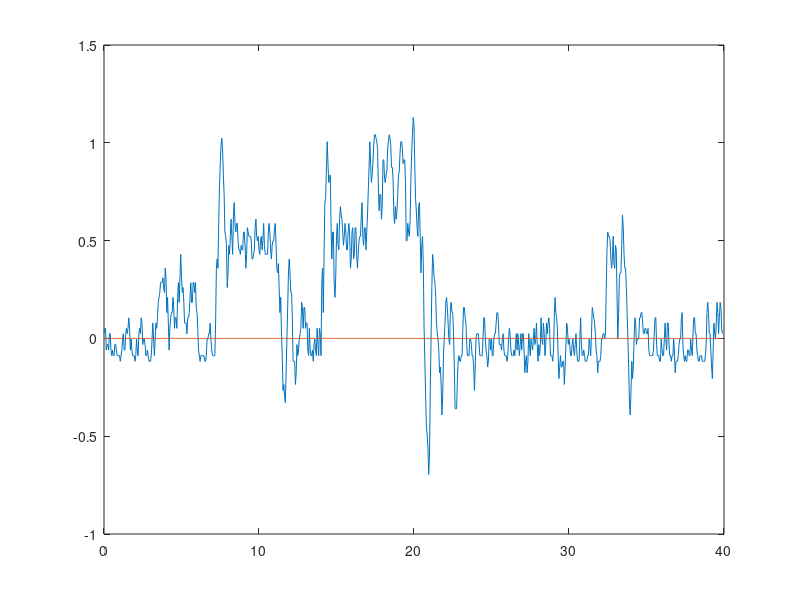

The MATLAB script that drew this image:
pextARX=[0.024178, 0.000000, -0.024178, 0.033262;
0.051515, 0.000000, -0.051515, 0.058680;
0.051515, 0.000000, -0.051515, 0.055176;
-0.059597, 0.000000, 0.059597, -0.097056;
-0.031375, 0.000000, 0.031375, -0.015936;
-0.031375, 0.000000, 0.031375, -0.082439;
-0.059597, 0.000000, 0.059597, -0.058684;
0.024178, 0.000000, -0.024178, 0.071812;
0.024178, 0.000000, -0.024178, 0.038601;
-0.059597, 0.000000, 0.059597, -0.050211;
-0.088125, 0.000000, 0.088125, -0.099042;
-0.059597, 0.000000, 0.059597, -0.094332;
-0.088125, 0.000000, 0.088125, -0.130694;
-0.088125, 0.000000, 0.088125, -0.061731;
-0.031375, 0.000000, 0.031375, 0.025420;
-0.031375, 0.000000, 0.031375, 0.006745;
-0.059597, 0.000000, 0.059597, -0.039992;
-0.088125, 0.000000, 0.088125, -0.112338;
-0.088125, 0.000000, 0.088125, -0.121021;
-0.088125, 0.000000, 0.088125, -0.111348;
-0.088125, 0.000000, 0.088125, -0.066231;
-0.116965, 0.000000, 0.116965, -0.082138;
-0.088125, 0.000000, 0.088125, -0.031165;
-0.059597, 0.000000, 0.059597, -0.048109;
-0.003450, 0.000000, 0.003450, 0.015092;
0.024178, 0.000000, -0.024178, 0.021699;
-0.059597, 0.000000, 0.059597, -0.075125;
-0.059597, 0.000000, 0.059597, -0.034930;
0.024178, 0.000000, -0.024178, 0.034363;
0.051515, 0.000000, -0.051515, 0.053628;
0.024178, 0.000000, -0.024178, 0.038562;
0.051515, 0.000000, -0.051515, 0.082087;
0.105339, 0.000000, -0.105339, 0.110289;
0.051515, 0.000000, -0.051515, 0.013322;
-0.059597, 0.000000, 0.059597, -0.101820;
-0.003450, 0.000000, 0.003450, 0.000339;
-0.059597, 0.000000, 0.059597, -0.123045;
-0.088125, 0.000000, 0.088125, -0.058526;
-0.088125, 0.000000, 0.088125, -0.077830;
-0.088125, 0.000000, 0.088125, -0.061786;
-0.116965, 0.000000, 0.116965, -0.120499;
-0.088125, 0.000000, 0.088125, -0.068472;
-0.003450, 0.000000, 0.003450, 0.016462;
-0.059597, 0.000000, 0.059597, -0.069878;
-0.088125, 0.000000, 0.088125, -0.050132;
0.024178, 0.000000, -0.024178, 0.062915;
0.051515, 0.000000, -0.051515, 0.040097;
0.024178, 0.000000, -0.024178, 0.035407;
0.105339, 0.000000, -0.105339, 0.143009;
0.078569, 0.000000, -0.078569, 0.047691;
-0.031375, 0.000000, 0.031375, -0.059290;
-0.003450, 0.000000, 0.003450, -0.009916;
-0.003450, 0.000000, 0.003450, -0.051613;
-0.031375, 0.000000, 0.031375, -0.032559;
-0.088125, 0.000000, 0.088125, -0.087303;
-0.088125, 0.000000, 0.088125, -0.057360;
-0.059597, 0.000000, 0.059597, -0.054545;
-0.088125, 0.000000, 0.088125, -0.100153;
-0.116965, 0.000000, 0.116965, -0.116541;
-0.116965, 0.000000, 0.116965, -0.111457;
-0.116965, 0.000000, 0.116965, -0.107996;
-0.088125, 0.000000, 0.088125, -0.057338;
-0.003450, 0.000000, 0.003450, 0.046838;
0.078569, 0.000000, -0.078569, 0.126517;
-0.003450, 0.000000, 0.003450, -0.011823;
-0.088125, 0.000000, 0.088125, -0.095722;
-0.003450, 0.000000, 0.003450, -0.016054;
0.078569, 0.000000, -0.078569, 0.048606;
0.051515, 0.000000, -0.051515, 0.059204;
0.105339, 0.000000, -0.105339, 0.188382;
0.184011, 0.000000, -0.184011, 0.228925;
0.209697, 0.000000, -0.209697, 0.212328;
0.235131, 0.000000, -0.235131, 0.207131;
0.285224, 0.000000, -0.285224, 0.246328;
0.285224, 0.000000, -0.285224, 0.238495;
0.285224, 0.000000, -0.285224, 0.274473;
0.309895, 0.000000, -0.309895, 0.302958;
0.260302, 0.000000, -0.260302, 0.214911;
0.235131, 0.000000, -0.235131, 0.194242;
0.358506, 0.000000, -0.358506, 0.337779;
0.309895, 0.000000, -0.309895, 0.223797;
0.131834, 0.000000, -0.131834, 0.080115;
0.209697, 0.000000, -0.209697, 0.221417;
0.078569, 0.000000, -0.078569, -0.061661;
-0.059597, 0.000000, 0.059597, -0.105881;
0.051515, 0.000000, -0.051515, 0.044046;
0.105339, 0.000000, -0.105339, 0.090099;
0.131834, 0.000000, -0.131834, 0.192286;
0.131834, 0.000000, -0.131834, 0.169407;
0.209697, 0.000000, -0.209697, 0.242892;
0.158056, 0.000000, -0.158056, 0.068272;
0.051515, 0.000000, -0.051515, -0.030463;
0.105339, 0.000000, -0.105339, 0.065596;
0.105339, 0.000000, -0.105339, 0.059709;
0.051515, 0.000000, -0.051515, 0.070689;
0.209697, 0.000000, -0.209697, 0.304870;
0.285224, 0.000000, -0.285224, 0.286048;
0.184011, 0.000000, -0.184011, 0.150186;
0.309895, 0.000000, -0.309895, 0.323651;
0.429651, 0.000000, -0.429651, 0.361700;
0.309895, 0.000000, -0.309895, 0.235055;
0.235131, 0.000000, -0.235131, 0.220644;
0.260302, 0.000000, -0.260302, 0.219360;
0.184011, 0.000000, -0.184011, 0.087056;
0.078569, 0.000000, -0.078569, 0.003532;
0.078569, 0.000000, -0.078569, 0.039946;
0.078569, 0.000000, -0.078569, 0.045929;
0.024178, 0.000000, -0.024178, 0.015423;
0.105339, 0.000000, -0.105339, 0.156207;
0.105339, 0.000000, -0.105339, 0.081006;
0.131834, 0.000000, -0.131834, 0.149080;
0.209697, 0.000000, -0.209697, 0.197872;
0.285224, 0.000000, -0.285224, 0.284351;
0.184011, 0.000000, -0.184011, 0.126853;
0.184011, 0.000000, -0.184011, 0.193370;
0.285224, 0.000000, -0.285224, 0.251702;
0.285224, 0.000000, -0.285224, 0.234201;
0.235131, 0.000000, -0.235131, 0.207547;
0.285224, 0.000000, -0.285224, 0.289192;
0.158056, 0.000000, -0.158056, 0.061066;
0.131834, 0.000000, -0.131834, 0.110777;
0.051515, 0.000000, -0.051515, -0.063822;
-0.059597, 0.000000, 0.059597, -0.118457;
-0.088125, 0.000000, 0.088125, -0.118287;
-0.116965, 0.000000, 0.116965, -0.125500;
-0.088125, 0.000000, 0.088125, -0.047870;
-0.088125, 0.000000, 0.088125, -0.067758;
-0.088125, 0.000000, 0.088125, -0.059505;
-0.088125, 0.000000, 0.088125, -0.091481;
-0.088125, 0.000000, 0.088125, -0.097273;
-0.116965, 0.000000, 0.116965, -0.136212;
-0.116965, 0.000000, 0.116965, -0.103133;
-0.088125, 0.000000, 0.088125, -0.063619;
-0.003450, 0.000000, 0.003450, 0.053297;
-0.003450, 0.000000, 0.003450, 0.013720;
0.024178, 0.000000, -0.024178, 0.067712;
0.024178, 0.000000, -0.024178, 0.005317;
0.078569, 0.000000, -0.078569, 0.085685;
-0.003450, 0.000000, 0.003450, -0.067873;
-0.059597, 0.000000, 0.059597, -0.056586;
-0.088125, 0.000000, 0.088125, -0.115992;
-0.088125, 0.000000, 0.088125, -0.084449;
-0.088125, 0.000000, 0.088125, -0.086363;
-0.088125, 0.000000, 0.088125, -0.061745;
0.078569, 0.000000, -0.078569, 0.163902;
0.358506, 0.000000, -0.358506, 0.459268;
0.406168, 0.000000, -0.406168, 0.440457;
0.358506, 0.000000, -0.358506, 0.390791;
0.587846, 0.000000, -0.587846, 0.618993;
0.776551, 0.000000, -0.776551, 0.691650;
0.894062, 0.000000, -0.894062, 0.867300;
0.987357, 0.000000, -0.987357, 0.976085;
1.023565, 0.000000, -1.023565, 0.993174;
0.969022, 0.000000, -0.969022, 0.850692;
0.836090, 0.000000, -0.836090, 0.630173;
0.735952, 0.000000, -0.735952, 0.505855;
0.543721, 0.000000, -0.543721, 0.291121;
0.521344, 0.000000, -0.521344, 0.429533;
0.475939, 0.000000, -0.475939, 0.387950;
0.260302, 0.000000, -0.260302, 0.193347;
0.334322, 0.000000, -0.334322, 0.348541;
0.475939, 0.000000, -0.475939, 0.390762;
0.429651, 0.000000, -0.429651, 0.334615;
0.521344, 0.000000, -0.521344, 0.532074;
0.609598, 0.000000, -0.609598, 0.579018;
0.521344, 0.000000, -0.521344, 0.455115;
0.429651, 0.000000, -0.429651, 0.340860;
0.631147, 0.000000, -0.631147, 0.582395;
0.694607, 0.000000, -0.694607, 0.556130;
0.587846, 0.000000, -0.587846, 0.528801;
0.543721, 0.000000, -0.543721, 0.509329;
0.587846, 0.000000, -0.587846, 0.523980;
0.587846, 0.000000, -0.587846, 0.461806;
0.498749, 0.000000, -0.498749, 0.361585;
0.452908, 0.000000, -0.452908, 0.357066;
0.452908, 0.000000, -0.452908, 0.375299;
0.429651, 0.000000, -0.429651, 0.365350;
0.475939, 0.000000, -0.475939, 0.452661;
0.452908, 0.000000, -0.452908, 0.379799;
0.452908, 0.000000, -0.452908, 0.404568;
0.543721, 0.000000, -0.543721, 0.487888;
0.543721, 0.000000, -0.543721, 0.455929;
0.475939, 0.000000, -0.475939, 0.404409;
0.358506, 0.000000, -0.358506, 0.255633;
0.429651, 0.000000, -0.429651, 0.380900;
0.565887, 0.000000, -0.565887, 0.495122;
0.543721, 0.000000, -0.543721, 0.485998;
0.521344, 0.000000, -0.521344, 0.514857;
0.521344, 0.000000, -0.521344, 0.468467;
0.521344, 0.000000, -0.521344, 0.424658;
0.498749, 0.000000, -0.498749, 0.369442;
0.406168, 0.000000, -0.406168, 0.275017;
0.406168, 0.000000, -0.406168, 0.349567;
0.429651, 0.000000, -0.429651, 0.377939;
0.452908, 0.000000, -0.452908, 0.434122;
0.565887, 0.000000, -0.565887, 0.568142;
0.609598, 0.000000, -0.609598, 0.555964;
0.521344, 0.000000, -0.521344, 0.428149;
0.498749, 0.000000, -0.498749, 0.407842;
0.521344, 0.000000, -0.521344, 0.401308;
0.452908, 0.000000, -0.452908, 0.330784;
0.429651, 0.000000, -0.429651, 0.379076;
0.498749, 0.000000, -0.498749, 0.475106;
0.521344, 0.000000, -0.521344, 0.479247;
0.452908, 0.000000, -0.452908, 0.383744;
0.498749, 0.000000, -0.498749, 0.448556;
0.587846, 0.000000, -0.587846, 0.500246;
0.475939, 0.000000, -0.475939, 0.350790;
0.429651, 0.000000, -0.429651, 0.384200;
0.429651, 0.000000, -0.429651, 0.346137;
0.429651, 0.000000, -0.429651, 0.359346;
0.429651, 0.000000, -0.429651, 0.359799;
0.543721, 0.000000, -0.543721, 0.533798;
0.587846, 0.000000, -0.587846, 0.538492;
0.543721, 0.000000, -0.543721, 0.501107;
0.452908, 0.000000, -0.452908, 0.355156;
0.406168, 0.000000, -0.406168, 0.287014;
0.475939, 0.000000, -0.475939, 0.370436;
0.498749, 0.000000, -0.498749, 0.410335;
0.498749, 0.000000, -0.498749, 0.489557;
0.565887, 0.000000, -0.565887, 0.585994;
0.587846, 0.000000, -0.587846, 0.545541;
0.475939, 0.000000, -0.475939, 0.350525;
0.358506, 0.000000, -0.358506, 0.202467;
0.334322, 0.000000, -0.334322, 0.188286;
0.382454, 0.000000, -0.382454, 0.300819;
0.260302, 0.000000, -0.260302, 0.193019;
0.131834, 0.000000, -0.131834, 0.137526;
0.209697, 0.000000, -0.209697, 0.213033;
0.024178, 0.000000, -0.024178, -0.144431;
-0.088125, 0.000000, 0.088125, -0.157773;
-0.265970, 0.000000, 0.265970, -0.422174;
-0.235505, 0.000000, 0.235505, -0.210116;
-0.296775, 0.000000, 0.296775, -0.327714;
-0.327925, 0.000000, 0.327925, -0.223964;
-0.175583, 0.000000, 0.175583, -0.070283;
-0.003450, 0.000000, 0.003450, 0.077218;
0.158056, 0.000000, -0.158056, 0.234986;
0.334322, 0.000000, -0.334322, 0.413276;
0.406168, 0.000000, -0.406168, 0.429073;
0.334322, 0.000000, -0.334322, 0.295180;
0.235131, 0.000000, -0.235131, 0.141406;
0.235131, 0.000000, -0.235131, 0.129225;
0.105339, 0.000000, -0.105339, -0.045992;
-0.116965, 0.000000, 0.116965, -0.198806;
-0.116965, 0.000000, 0.116965, -0.095754;
-0.116965, 0.000000, 0.116965, -0.130487;
-0.235505, 0.000000, 0.235505, -0.239984;
-0.175583, 0.000000, 0.175583, -0.116213;
-0.031375, 0.000000, 0.031375, 0.000238;
-0.088125, 0.000000, 0.088125, -0.094035;
-0.059597, 0.000000, 0.059597, 0.014046;
-0.003450, 0.000000, 0.003450, 0.007838;
0.024178, 0.000000, -0.024178, 0.034140;
0.051515, 0.000000, -0.051515, 0.051101;
0.184011, 0.000000, -0.184011, 0.230554;
0.158056, 0.000000, -0.158056, 0.134074;
0.051515, 0.000000, -0.051515, 0.049813;
0.158056, 0.000000, -0.158056, 0.175316;
0.158056, 0.000000, -0.158056, 0.077577;
0.051515, 0.000000, -0.051515, 0.009058;
0.078569, 0.000000, -0.078569, 0.087035;
0.078569, 0.000000, -0.078569, 0.054356;
-0.059597, 0.000000, 0.059597, -0.100858;
-0.088125, 0.000000, 0.088125, -0.088336;
0.051515, 0.000000, -0.051515, 0.060064;
-0.059597, 0.000000, 0.059597, -0.126132;
-0.088125, 0.000000, 0.088125, -0.027129;
-0.088125, 0.000000, 0.088125, -0.097794;
-0.059597, 0.000000, 0.059597, -0.038712;
-0.116965, 0.000000, 0.116965, -0.155573;
-0.031375, 0.000000, 0.031375, 0.024389;
-0.003450, 0.000000, 0.003450, -0.012299;
-0.059597, 0.000000, 0.059597, -0.032270;
-0.088125, 0.000000, 0.088125, -0.078067;
0.051515, 0.000000, -0.051515, 0.092810;
-0.031375, 0.000000, 0.031375, -0.105457;
-0.088125, 0.000000, 0.088125, -0.059021;
0.051515, 0.000000, -0.051515, 0.088007;
0.024178, 0.000000, -0.024178, 0.000145;
-0.088125, 0.000000, 0.088125, -0.082030;
0.285224, 0.000000, -0.285224, 0.431608;
0.358506, 0.000000, -0.358506, 0.300317;
0.131834, 0.000000, -0.131834, 0.138305;
0.452908, 0.000000, -0.452908, 0.578618;
0.694607, 0.000000, -0.694607, 0.626953;
0.715376, 0.000000, -0.715376, 0.708032;
0.874910, 0.000000, -0.874910, 0.918179;
1.005538, 0.000000, -1.005538, 0.973755;
0.894062, 0.000000, -0.894062, 0.758419;
0.796576, 0.000000, -0.796576, 0.644969;
0.816422, 0.000000, -0.816422, 0.631043;
0.836090, 0.000000, -0.836090, 0.672946;
0.565887, 0.000000, -0.565887, 0.381731;
0.406168, 0.000000, -0.406168, 0.350067;
0.543721, 0.000000, -0.543721, 0.487915;
0.543721, 0.000000, -0.543721, 0.412006;
0.285224, 0.000000, -0.285224, 0.149089;
0.209697, 0.000000, -0.209697, 0.157415;
0.309895, 0.000000, -0.309895, 0.233677;
0.521344, 0.000000, -0.521344, 0.521107;
0.587846, 0.000000, -0.587846, 0.585778;
0.475939, 0.000000, -0.475939, 0.482827;
0.452908, 0.000000, -0.452908, 0.422619;
0.609598, 0.000000, -0.609598, 0.513970;
0.673648, 0.000000, -0.673648, 0.514472;
0.631147, 0.000000, -0.631147, 0.545086;
0.609598, 0.000000, -0.609598, 0.583726;
0.543721, 0.000000, -0.543721, 0.483809;
0.475939, 0.000000, -0.475939, 0.376708;
0.521344, 0.000000, -0.521344, 0.406379;
0.587846, 0.000000, -0.587846, 0.472265;
0.543721, 0.000000, -0.543721, 0.461844;
0.452908, 0.000000, -0.452908, 0.414657;
0.452908, 0.000000, -0.452908, 0.419291;
0.543721, 0.000000, -0.543721, 0.477387;
0.587846, 0.000000, -0.587846, 0.489623;
0.521344, 0.000000, -0.521344, 0.425670;
0.358506, 0.000000, -0.358506, 0.252823;
0.406168, 0.000000, -0.406168, 0.365458;
0.543721, 0.000000, -0.543721, 0.470385;
0.565887, 0.000000, -0.565887, 0.511596;
0.406168, 0.000000, -0.406168, 0.335449;
0.429651, 0.000000, -0.429651, 0.419568;
0.565887, 0.000000, -0.565887, 0.481804;
0.565887, 0.000000, -0.565887, 0.458080;
0.429651, 0.000000, -0.429651, 0.332851;
0.358506, 0.000000, -0.358506, 0.298045;
0.429651, 0.000000, -0.429651, 0.369551;
0.498749, 0.000000, -0.498749, 0.427669;
0.521344, 0.000000, -0.521344, 0.481901;
0.521344, 0.000000, -0.521344, 0.494882;
0.631147, 0.000000, -0.631147, 0.628343;
0.694607, 0.000000, -0.694607, 0.620103;
0.521344, 0.000000, -0.521344, 0.374516;
0.475939, 0.000000, -0.475939, 0.383553;
0.565887, 0.000000, -0.565887, 0.450107;
0.565887, 0.000000, -0.565887, 0.467377;
0.452908, 0.000000, -0.452908, 0.390203;
0.543721, 0.000000, -0.543721, 0.565859;
0.631147, 0.000000, -0.631147, 0.563562;
0.756343, 0.000000, -0.756343, 0.729546;
0.874910, 0.000000, -0.874910, 0.816136;
1.005538, 0.000000, -1.005538, 0.979864;
0.894062, 0.000000, -0.894062, 0.755223;
0.796576, 0.000000, -0.796576, 0.681123;
0.836090, 0.000000, -0.836090, 0.661304;
0.894062, 0.000000, -0.894062, 0.728154;
0.987357, 0.000000, -0.987357, 0.905960;
1.041439, 0.000000, -1.041439, 1.004706;
1.041439, 0.000000, -1.041439, 1.001638;
1.023565, 0.000000, -1.023565, 0.908954;
1.005538, 0.000000, -1.005538, 0.806955;
0.969022, 0.000000, -0.969022, 0.732544;
0.776551, 0.000000, -0.776551, 0.526539;
0.652497, 0.000000, -0.652497, 0.513591;
0.735952, 0.000000, -0.735952, 0.664378;
0.735952, 0.000000, -0.735952, 0.639624;
0.609598, 0.000000, -0.609598, 0.516624;
0.673648, 0.000000, -0.673648, 0.616746;
0.913049, 0.000000, -0.913049, 0.837990;
0.913049, 0.000000, -0.913049, 0.777327;
0.816422, 0.000000, -0.816422, 0.743670;
0.796576, 0.000000, -0.796576, 0.697696;
0.836090, 0.000000, -0.836090, 0.698180;
0.855585, 0.000000, -0.855585, 0.693291;
0.969022, 0.000000, -0.969022, 0.886959;
1.005538, 0.000000, -1.005538, 0.914712;
1.041439, 0.000000, -1.041439, 1.003249;
1.023565, 0.000000, -1.023565, 0.902080;
0.987357, 0.000000, -0.987357, 0.823488;
0.874910, 0.000000, -0.874910, 0.630028;
0.874910, 0.000000, -0.874910, 0.702397;
0.816422, 0.000000, -0.816422, 0.631369;
0.631147, 0.000000, -0.631147, 0.499888;
0.587846, 0.000000, -0.587846, 0.514309;
0.673648, 0.000000, -0.673648, 0.579726;
0.609598, 0.000000, -0.609598, 0.458054;
0.652497, 0.000000, -0.652497, 0.598384;
0.735952, 0.000000, -0.735952, 0.657216;
0.836090, 0.000000, -0.836090, 0.804196;
0.855585, 0.000000, -0.855585, 0.779032;
0.950526, 0.000000, -0.950526, 0.905151;
1.005538, 0.000000, -1.005538, 0.874012;
1.005538, 0.000000, -1.005538, 0.871119;
0.969022, 0.000000, -0.969022, 0.808353;
0.894062, 0.000000, -0.894062, 0.729906;
0.913049, 0.000000, -0.913049, 0.784406;
0.913049, 0.000000, -0.913049, 0.766590;
0.796576, 0.000000, -0.796576, 0.648498;
0.498749, 0.000000, -0.498749, 0.292058;
0.498749, 0.000000, -0.498749, 0.389920;
0.587846, 0.000000, -0.587846, 0.417083;
0.543721, 0.000000, -0.543721, 0.446100;
0.521344, 0.000000, -0.521344, 0.511241;
0.609598, 0.000000, -0.609598, 0.622649;
0.816422, 0.000000, -0.816422, 0.811553;
0.950526, 0.000000, -0.950526, 0.876771;
1.041439, 0.000000, -1.041439, 0.974474;
1.128574, 0.000000, -1.128574, 1.041408;
1.094155, 0.000000, -1.094155, 0.949085;
0.874910, 0.000000, -0.874910, 0.656139;
0.715376, 0.000000, -0.715376, 0.497131;
0.652497, 0.000000, -0.652497, 0.419864;
0.565887, 0.000000, -0.565887, 0.379636;
0.521344, 0.000000, -0.521344, 0.446324;
0.673648, 0.000000, -0.673648, 0.708077;
0.694607, 0.000000, -0.694607, 0.654511;
0.521344, 0.000000, -0.521344, 0.426603;
0.334322, 0.000000, -0.334322, 0.151725;
0.475939, 0.000000, -0.475939, 0.341952;
0.521344, 0.000000, -0.521344, 0.337936;
0.382454, 0.000000, -0.382454, 0.340147;
0.051515, 0.000000, -0.051515, -0.013800;
-0.116965, 0.000000, 0.116965, -0.164506;
-0.296775, 0.000000, 0.296775, -0.521432;
-0.456134, 0.000000, 0.456134, -0.628290;
-0.489111, 0.000000, 0.489111, -0.546017;
-0.556236, 0.000000, 0.556236, -0.495347;
-0.695328, 0.000000, 0.695328, -0.566831;
-0.590393, 0.000000, 0.590393, -0.406932;
-0.265970, 0.000000, 0.265970, -0.141879;
-0.003450, 0.000000, 0.003450, 0.085422;
0.260302, 0.000000, -0.260302, 0.422638;
0.429651, 0.000000, -0.429651, 0.560698;
0.382454, 0.000000, -0.382454, 0.414629;
0.309895, 0.000000, -0.309895, 0.244341;
0.285224, 0.000000, -0.285224, 0.117445;
0.209697, 0.000000, -0.209697, 0.024347;
0.078569, 0.000000, -0.078569, -0.019893;
0.024178, 0.000000, -0.024178, 0.047866;
-0.003450, 0.000000, 0.003450, 0.039328;
-0.059597, 0.000000, 0.059597, -0.046496;
-0.175583, 0.000000, 0.175583, -0.237209;
-0.146114, 0.000000, 0.146114, -0.181600;
-0.235505, 0.000000, 0.235505, -0.334705;
-0.391298, 0.000000, 0.391298, -0.396781;
-0.296775, 0.000000, 0.296775, -0.198293;
-0.088125, 0.000000, 0.088125, 0.021841;
-0.003450, 0.000000, 0.003450, 0.092238;
0.078569, 0.000000, -0.078569, 0.188190;
0.184011, 0.000000, -0.184011, 0.225967;
0.209697, 0.000000, -0.209697, 0.174532;
0.158056, 0.000000, -0.158056, 0.088250;
0.078569, 0.000000, -0.078569, 0.006795;
-0.003450, 0.000000, 0.003450, -0.060424;
-0.031375, 0.000000, 0.031375, -0.048700;
0.158056, 0.000000, -0.158056, 0.231110;
0.184011, 0.000000, -0.184011, 0.190150;
0.131834, 0.000000, -0.131834, 0.186488;
0.131834, 0.000000, -0.131834, 0.124451;
0.024178, 0.000000, -0.024178, -0.083481;
-0.146114, 0.000000, 0.146114, -0.273821;
-0.359434, 0.000000, 0.359434, -0.488041;
-0.359434, 0.000000, 0.359434, -0.353232;
-0.359434, 0.000000, 0.359434, -0.340360;
-0.205380, 0.000000, 0.205380, -0.027896;
-0.116965, 0.000000, 0.116965, -0.006070;
-0.088125, 0.000000, 0.088125, 0.017690;
-0.116965, 0.000000, 0.116965, -0.131144;
-0.116965, 0.000000, 0.116965, -0.161483;
-0.088125, 0.000000, 0.088125, -0.145521;
-0.088125, 0.000000, 0.088125, -0.087251;
0.051515, 0.000000, -0.051515, 0.171910;
0.158056, 0.000000, -0.158056, 0.257171;
0.158056, 0.000000, -0.158056, 0.222957;
0.105339, 0.000000, -0.105339, 0.077368;
0.078569, 0.000000, -0.078569, -0.010696;
-0.031375, 0.000000, 0.031375, -0.175496;
-0.088125, 0.000000, 0.088125, -0.134883;
-0.088125, 0.000000, 0.088125, -0.074568;
-0.088125, 0.000000, 0.088125, -0.019003;
-0.003450, 0.000000, 0.003450, 0.093705;
-0.003450, 0.000000, 0.003450, 0.007032;
-0.031375, 0.000000, 0.031375, -0.043131;
-0.088125, 0.000000, 0.088125, -0.156362;
-0.088125, 0.000000, 0.088125, -0.116289;
-0.146114, 0.000000, 0.146114, -0.180097;
-0.265970, 0.000000, 0.265970, -0.255659;
-0.146114, 0.000000, 0.146114, -0.050276;
-0.003450, 0.000000, 0.003450, 0.042428;
0.024178, 0.000000, -0.024178, 0.077022;
0.024178, 0.000000, -0.024178, 0.067211;
0.024178, 0.000000, -0.024178, 0.025793;
-0.031375, 0.000000, 0.031375, -0.087727;
-0.088125, 0.000000, 0.088125, -0.141819;
-0.088125, 0.000000, 0.088125, -0.110117;
-0.088125, 0.000000, 0.088125, -0.077088;
-0.088125, 0.000000, 0.088125, -0.037356;
-0.003450, 0.000000, 0.003450, 0.074797;
0.105339, 0.000000, -0.105339, 0.154591;
0.105339, 0.000000, -0.105339, 0.103873;
-0.003450, 0.000000, 0.003450, -0.044819;
-0.059597, 0.000000, 0.059597, -0.103594;
-0.088125, 0.000000, 0.088125, -0.153071;
-0.146114, 0.000000, 0.146114, -0.182603;
-0.116965, 0.000000, 0.116965, -0.072980;
-0.003450, 0.000000, 0.003450, 0.079136;
-0.003450, 0.000000, 0.003450, 0.043367;
-0.059597, 0.000000, 0.059597, -0.031682;
-0.003450, 0.000000, 0.003450, -0.001584;
-0.088125, 0.000000, 0.088125, -0.188214;
-0.088125, 0.000000, 0.088125, -0.089668;
-0.003450, 0.000000, 0.003450, 0.013371;
0.024178, 0.000000, -0.024178, 0.081251;
0.024178, 0.000000, -0.024178, 0.090424;
0.078569, 0.000000, -0.078569, 0.123888;
0.131834, 0.000000, -0.131834, 0.111847;
0.131834, 0.000000, -0.131834, 0.084809;
0.078569, 0.000000, -0.078569, 0.031676;
-0.031375, 0.000000, 0.031375, -0.075220;
-0.031375, 0.000000, 0.031375, -0.025518;
-0.031375, 0.000000, 0.031375, -0.054733;
-0.059597, 0.000000, 0.059597, -0.056953;
-0.003450, 0.000000, 0.003450, 0.032996;
0.024178, 0.000000, -0.024178, 0.037216;
-0.059597, 0.000000, 0.059597, -0.070272;
-0.088125, 0.000000, 0.088125, -0.087047;
-0.088125, 0.000000, 0.088125, -0.123112;
-0.088125, 0.000000, 0.088125, -0.103935;
-0.116965, 0.000000, 0.116965, -0.116213;
-0.088125, 0.000000, 0.088125, -0.034505;
-0.003450, 0.000000, 0.003450, 0.052812;
0.051515, 0.000000, -0.051515, 0.090471;
0.024178, 0.000000, -0.024178, 0.026684;
-0.059597, 0.000000, 0.059597, -0.092069;
-0.088125, 0.000000, 0.088125, -0.126037;
-0.088125, 0.000000, 0.088125, -0.130172;
-0.088125, 0.000000, 0.088125, -0.086719;
-0.059597, 0.000000, 0.059597, -0.006923;
-0.088125, 0.000000, 0.088125, -0.048449;
-0.031375, 0.000000, 0.031375, 0.031261;
0.024178, 0.000000, -0.024178, 0.019294;
-0.059597, 0.000000, 0.059597, -0.105292;
0.024178, 0.000000, -0.024178, 0.059651;
-0.031375, 0.000000, 0.031375, -0.086654;
-0.088125, 0.000000, 0.088125, -0.056489;
-0.031375, 0.000000, 0.031375, -0.009803;
0.024178, 0.000000, -0.024178, 0.040012;
-0.059597, 0.000000, 0.059597, -0.083208;
0.024178, 0.000000, -0.024178, 0.085958;
0.024178, 0.000000, -0.024178, -0.013590;
-0.059597, 0.000000, 0.059597, -0.064097;
-0.175583, 0.000000, 0.175583, -0.220802;
-0.116965, 0.000000, 0.116965, -0.099385;
-0.088125, 0.000000, 0.088125, -0.116778;
-0.175583, 0.000000, 0.175583, -0.161199;
-0.116965, 0.000000, 0.116965, -0.034173;
0.024178, 0.000000, -0.024178, 0.085402;
-0.031375, 0.000000, 0.031375, -0.040101;
-0.088125, 0.000000, 0.088125, -0.071478;
-0.003450, 0.000000, 0.003450, -0.000178;
-0.031375, 0.000000, 0.031375, -0.083279;
-0.059597, 0.000000, 0.059597, -0.043874;
-0.003450, 0.000000, 0.003450, 0.033986;
0.051515, 0.000000, -0.051515, 0.089812;
-0.031375, 0.000000, 0.031375, -0.042575;
-0.003450, 0.000000, 0.003450, 0.026533;
0.078569, 0.000000, -0.078569, 0.056666;
-0.031375, 0.000000, 0.031375, -0.090825;
-0.116965, 0.000000, 0.116965, -0.116239;
-0.031375, 0.000000, 0.031375, -0.006221;
-0.088125, 0.000000, 0.088125, -0.126167;
-0.031375, 0.000000, 0.031375, 0.037564;
0.105339, 0.000000, -0.105339, 0.147821;
-0.003450, 0.000000, 0.003450, -0.023590;
-0.031375, 0.000000, 0.031375, 0.003279;
0.078569, 0.000000, -0.078569, 0.067190;
0.024178, 0.000000, -0.024178, -0.043269;
-0.088125, 0.000000, 0.088125, -0.107511;
-0.031375, 0.000000, 0.031375, 0.001843;
0.078569, 0.000000, -0.078569, 0.104564;
0.024178, 0.000000, -0.024178, 0.021963;
0.078569, 0.000000, -0.078569, 0.144984;
0.105339, 0.000000, -0.105339, 0.083590;
0.051515, 0.000000, -0.051515, 0.020531;
-0.088125, 0.000000, 0.088125, -0.166583;
-0.088125, 0.000000, 0.088125, -0.102692;
-0.088125, 0.000000, 0.088125, -0.131193;
-0.116965, 0.000000, 0.116965, -0.094162;
-0.059597, 0.000000, 0.059597, 0.009517;
0.105339, 0.000000, -0.105339, 0.198527;
0.209697, 0.000000, -0.209697, 0.257207;
0.131834, 0.000000, -0.131834, 0.119089;
0.105339, 0.000000, -0.105339, 0.088286;
0.051515, 0.000000, -0.051515, -0.051726;
-0.088125, 0.000000, 0.088125, -0.192367;
-0.205380, 0.000000, 0.205380, -0.263786;
-0.146114, 0.000000, 0.146114, -0.110184;
-0.088125, 0.000000, 0.088125, -0.043090;
-0.146114, 0.000000, 0.146114, -0.089963;
-0.146114, 0.000000, 0.146114, -0.084887;
-0.116965, 0.000000, 0.116965, -0.124944;
-0.116965, 0.000000, 0.116965, -0.150552;
-0.235505, 0.000000, 0.235505, -0.291137;
-0.146114, 0.000000, 0.146114, -0.073293;
-0.031375, 0.000000, 0.031375, 0.014071;
0.078569, 0.000000, -0.078569, 0.192394;
0.051515, 0.000000, -0.051515, 0.087949;
-0.031375, 0.000000, 0.031375, -0.028470;
-0.003450, 0.000000, 0.003450, -0.050796;
-0.031375, 0.000000, 0.031375, -0.132177;
-0.088125, 0.000000, 0.088125, -0.120957;
-0.088125, 0.000000, 0.088125, -0.050175;
-0.031375, 0.000000, 0.031375, 0.047301;
-0.003450, 0.000000, 0.003450, 0.048820;
-0.059597, 0.000000, 0.059597, -0.062215;
-0.088125, 0.000000, 0.088125, -0.115576;
-0.031375, 0.000000, 0.031375, -0.062302;
0.024178, 0.000000, -0.024178, 0.017793;
-0.059597, 0.000000, 0.059597, -0.051838;
-0.116965, 0.000000, 0.116965, -0.061586;
-0.116965, 0.000000, 0.116965, -0.109775;
-0.116965, 0.000000, 0.116965, -0.144909;
-0.003450, 0.000000, 0.003450, 0.013787;
0.105339, 0.000000, -0.105339, 0.139829;
-0.031375, 0.000000, 0.031375, -0.021411;
-0.088125, 0.000000, 0.088125, -0.028457;
-0.088125, 0.000000, 0.088125, -0.134032;
-0.059597, 0.000000, 0.059597, -0.107380;
-0.088125, 0.000000, 0.088125, -0.137097;
-0.116965, 0.000000, 0.116965, -0.082389;
-0.116965, 0.000000, 0.116965, -0.059588;
-0.116965, 0.000000, 0.116965, -0.071291;
-0.088125, 0.000000, 0.088125, -0.067826;
-0.088125, 0.000000, 0.088125, -0.108151;
-0.003450, 0.000000, 0.003450, 0.022487;
-0.031375, 0.000000, 0.031375, -0.046657;
-0.088125, 0.000000, 0.088125, -0.051505;
0.024178, 0.000000, -0.024178, 0.082388;
0.158056, 0.000000, -0.158056, 0.183523;
0.131834, 0.000000, -0.131834, 0.125578;
0.105339, 0.000000, -0.105339, 0.123472;
0.078569, 0.000000, -0.078569, 0.043133;
0.024178, 0.000000, -0.024178, -0.033486;
-0.059597, 0.000000, 0.059597, -0.128574;
-0.088125, 0.000000, 0.088125, -0.109754;
-0.175583, 0.000000, 0.175583, -0.206169;
-0.116965, 0.000000, 0.116965, -0.047977;
-0.116965, 0.000000, 0.116965, -0.111537;
-0.116965, 0.000000, 0.116965, -0.064244;
-0.088125, 0.000000, 0.088125, -0.072009;
-0.003450, 0.000000, 0.003450, 0.030255;
-0.003450, 0.000000, 0.003450, -0.013490;
0.024178, 0.000000, -0.024178, 0.065545;
0.024178, 0.000000, -0.024178, 0.023092;
-0.003450, 0.000000, 0.003450, -0.003420;
0.024178, 0.000000, -0.024178, 0.020862;
0.235131, 0.000000, -0.235131, 0.291174;
0.452908, 0.000000, -0.452908, 0.511228;
0.543721, 0.000000, -0.543721, 0.618683;
0.521344, 0.000000, -0.521344, 0.544103;
0.521344, 0.000000, -0.521344, 0.471747;
0.498749, 0.000000, -0.498749, 0.338710;
0.406168, 0.000000, -0.406168, 0.227377;
0.358506, 0.000000, -0.358506, 0.257801;
0.406168, 0.000000, -0.406168, 0.395112;
0.521344, 0.000000, -0.521344, 0.572108;
0.382454, 0.000000, -0.382454, 0.334565;
0.358506, 0.000000, -0.358506, 0.348774;
0.475939, 0.000000, -0.475939, 0.364682;
0.452908, 0.000000, -0.452908, 0.307843;
0.209697, 0.000000, -0.209697, 0.076076;
-0.003450, 0.000000, 0.003450, -0.071738;
0.131834, 0.000000, -0.131834, 0.136702;
0.309895, 0.000000, -0.309895, 0.284323;
0.334322, 0.000000, -0.334322, 0.356574;
0.334322, 0.000000, -0.334322, 0.388356;
0.475939, 0.000000, -0.475939, 0.520477;
0.631147, 0.000000, -0.631147, 0.587883;
0.565887, 0.000000, -0.565887, 0.442032;
0.429651, 0.000000, -0.429651, 0.318961;
0.358506, 0.000000, -0.358506, 0.243877;
0.358506, 0.000000, -0.358506, 0.263191;
0.260302, 0.000000, -0.260302, 0.155336;
0.131834, 0.000000, -0.131834, 0.079200;
-0.003450, 0.000000, 0.003450, -0.075431;
-0.146114, 0.000000, 0.146114, -0.234183;
-0.327925, 0.000000, 0.327925, -0.443638;
-0.391298, 0.000000, 0.391298, -0.434212;
-0.265970, 0.000000, 0.265970, -0.222127;
-0.116965, 0.000000, 0.116965, -0.004219;
-0.205380, 0.000000, 0.205380, -0.118454;
-0.146114, 0.000000, 0.146114, -0.006008;
-0.003450, 0.000000, 0.003450, -0.003624;
0.105339, 0.000000, -0.105339, 0.080180;
0.078569, 0.000000, -0.078569, 0.033952;
-0.031375, 0.000000, 0.031375, -0.031517;
-0.003450, 0.000000, 0.003450, 0.037400;
-0.003450, 0.000000, 0.003450, -0.028926;
-0.003450, 0.000000, 0.003450, -0.008270;
0.105339, 0.000000, -0.105339, 0.128764;
0.105339, 0.000000, -0.105339, 0.097331;
0.131834, 0.000000, -0.131834, 0.183289;
0.131834, 0.000000, -0.131834, 0.123424;
0.078569, 0.000000, -0.078569, 0.044413;
0.024178, 0.000000, -0.024178, -0.039207;
0.024178, 0.000000, -0.024178, -0.020010;
0.051515, 0.000000, -0.051515, 0.035598;
0.051515, 0.000000, -0.051515, 0.071971;
0.024178, 0.000000, -0.024178, 0.056063;
0.024178, 0.000000, -0.024178, 0.042345;
0.051515, 0.000000, -0.051515, 0.032234;
-0.059597, 0.000000, 0.059597, -0.144071;
-0.088125, 0.000000, 0.088125, -0.102862;
-0.088125, 0.000000, 0.088125, -0.115678;
-0.088125, 0.000000, 0.088125, -0.061236;
-0.088125, 0.000000, 0.088125, -0.051550;
-0.088125, 0.000000, 0.088125, -0.051597;
-0.059597, 0.000000, 0.059597, -0.041622;
0.024178, 0.000000, -0.024178, 0.041035;
0.105339, 0.000000, -0.105339, 0.120741;
0.105339, 0.000000, -0.105339, 0.120749;
-0.031375, 0.000000, 0.031375, -0.053896;
-0.088125, 0.000000, 0.088125, -0.102660;
-0.088125, 0.000000, 0.088125, -0.154301;
-0.088125, 0.000000, 0.088125, -0.125521;
-0.116965, 0.000000, 0.116965, -0.112006;
-0.116965, 0.000000, 0.116965, -0.051965;
-0.003450, 0.000000, 0.003450, 0.087630;
-0.059597, 0.000000, 0.059597, -0.072239;
-0.088125, 0.000000, 0.088125, -0.073378;
-0.088125, 0.000000, 0.088125, -0.138277;
-0.003450, 0.000000, 0.003450, 0.005281;
0.078569, 0.000000, -0.078569, 0.104559;
-0.003450, 0.000000, 0.003450, 0.027454;
-0.059597, 0.000000, 0.059597, -0.012615;
0.078569, 0.000000, -0.078569, 0.105337;
0.078569, 0.000000, -0.078569, 0.000414;
-0.031375, 0.000000, 0.031375, -0.069378;
-0.088125, 0.000000, 0.088125, -0.099771;
-0.088125, 0.000000, 0.088125, -0.086243;
-0.116965, 0.000000, 0.116965, -0.125415;
-0.088125, 0.000000, 0.088125, -0.054710;
-0.088125, 0.000000, 0.088125, -0.080371;
-0.003450, 0.000000, 0.003450, 0.058564;
-0.059597, 0.000000, 0.059597, -0.082651;
-0.175583, 0.000000, 0.175583, -0.179440;
-0.116965, 0.000000, 0.116965, -0.110041;
-0.116965, 0.000000, 0.116965, -0.160013;
-0.116965, 0.000000, 0.116965, -0.085639;
-0.088125, 0.000000, 0.088125, -0.038648;
-0.031375, 0.000000, 0.031375, 0.038015;
-0.003450, 0.000000, 0.003450, 0.027093;
-0.003450, 0.000000, 0.003450, 0.002196;
0.105339, 0.000000, -0.105339, 0.126721;
0.131834, 0.000000, -0.131834, 0.105412;
-0.031375, 0.000000, 0.031375, -0.069879;
-0.088125, 0.000000, 0.088125, -0.083095;
-0.116965, 0.000000, 0.116965, -0.173957;
-0.088125, 0.000000, 0.088125, -0.096669;
-0.116965, 0.000000, 0.116965, -0.130930;
-0.116965, 0.000000, 0.116965, -0.054475;
-0.059597, 0.000000, 0.059597, -0.000583;
-0.059597, 0.000000, 0.059597, -0.038208;
-0.088125, 0.000000, 0.088125, -0.090297;
-0.088125, 0.000000, 0.088125, -0.104579;
-0.003450, 0.000000, 0.003450, 0.008203;
-0.059597, 0.000000, 0.059597, -0.082115;
-0.088125, 0.000000, 0.088125, -0.034952;
0.024178, 0.000000, -0.024178, 0.077572;
0.105339, 0.000000, -0.105339, 0.124600;
0.105339, 0.000000, -0.105339, 0.114505;
0.024178, 0.000000, -0.024178, 0.001543;
0.024178, 0.000000, -0.024178, 0.014543;
-0.059597, 0.000000, 0.059597, -0.143685;
-0.088125, 0.000000, 0.088125, -0.101782;
-0.116965, 0.000000, 0.116965, -0.141983;
-0.116965, 0.000000, 0.116965, -0.078432;
-0.088125, 0.000000, 0.088125, -0.047129;
-0.088125, 0.000000, 0.088125, -0.056629;
-0.088125, 0.000000, 0.088125, -0.072054;
-0.116965, 0.000000, 0.116965, -0.134266;
-0.116965, 0.000000, 0.116965, -0.121948;
-0.116965, 0.000000, 0.116965, -0.122373;
-0.116965, 0.000000, 0.116965, -0.091593;
-0.088125, 0.000000, 0.088125, -0.043343;
-0.031375, 0.000000, 0.031375, 0.018071;
0.131834, 0.000000, -0.131834, 0.207979;
0.184011, 0.000000, -0.184011, 0.196194;
0.131834, 0.000000, -0.131834, 0.139542;
0.024178, 0.000000, -0.024178, -0.029794;
0.024178, 0.000000, -0.024178, -0.021611;
-0.059597, 0.000000, 0.059597, -0.168764;
-0.146114, 0.000000, 0.146114, -0.170136;
-0.205380, 0.000000, 0.205380, -0.205681;
-0.059597, 0.000000, 0.059597, 0.043803;
0.078569, 0.000000, -0.078569, 0.140721;
0.024178, 0.000000, -0.024178, 0.060974;
-0.003450, 0.000000, 0.003450, 0.024373;
0.078569, 0.000000, -0.078569, 0.058906;
0.184011, 0.000000, -0.184011, 0.150618;
0.131834, 0.000000, -0.131834, 0.091829;
0.024178, 0.000000, -0.024178, 0.034546;
0.105339, 0.000000, -0.105339, 0.152008;
0.184011, 0.000000, -0.184011, 0.163504;
0.158056, 0.000000, -0.158056, 0.130526;
0.051515, 0.000000, -0.051515, 0.006348;
0.024178, 0.000000, -0.024178, 0.004001;

];


close all
t=0:0.05:39.9;
plot(t,pextARX(1:length(t),1))
hold on
plot(t,pextARX(1:length(t),2))